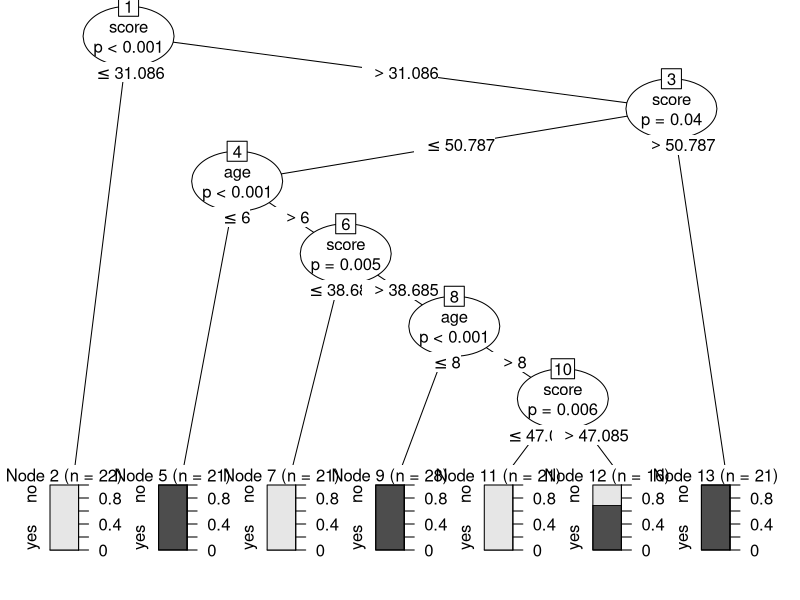

This chart was generated by the following R code:
#Required packages
#install.packages('datasets')
#install.packages('caTools')
#install.packages('party')
#install.packages('dplyr')
#install.packages('magrittr')

library(datasets)
library(caTools)
library(party)
library(dplyr)
library(magrittr)

data("readingSkills")
#head(readingSkills)

sample_data = sample.split(readingSkills, SplitRatio = 0.8)
train_data = subset(readingSkills, sample_data == TRUE)
test_data = subset(readingSkills, sample_data == FALSE)

model = ctree(nativeSpeaker ~ ., train_data)
plot(model)

predict_model = predict(model, test_data)
m_at = table(test_data$nativeSpeaker, predict_model)
print(m_at)

accuracy = sum(diag(m_at))/sum(m_at)
print(paste('Accuracy: ', accuracy))
